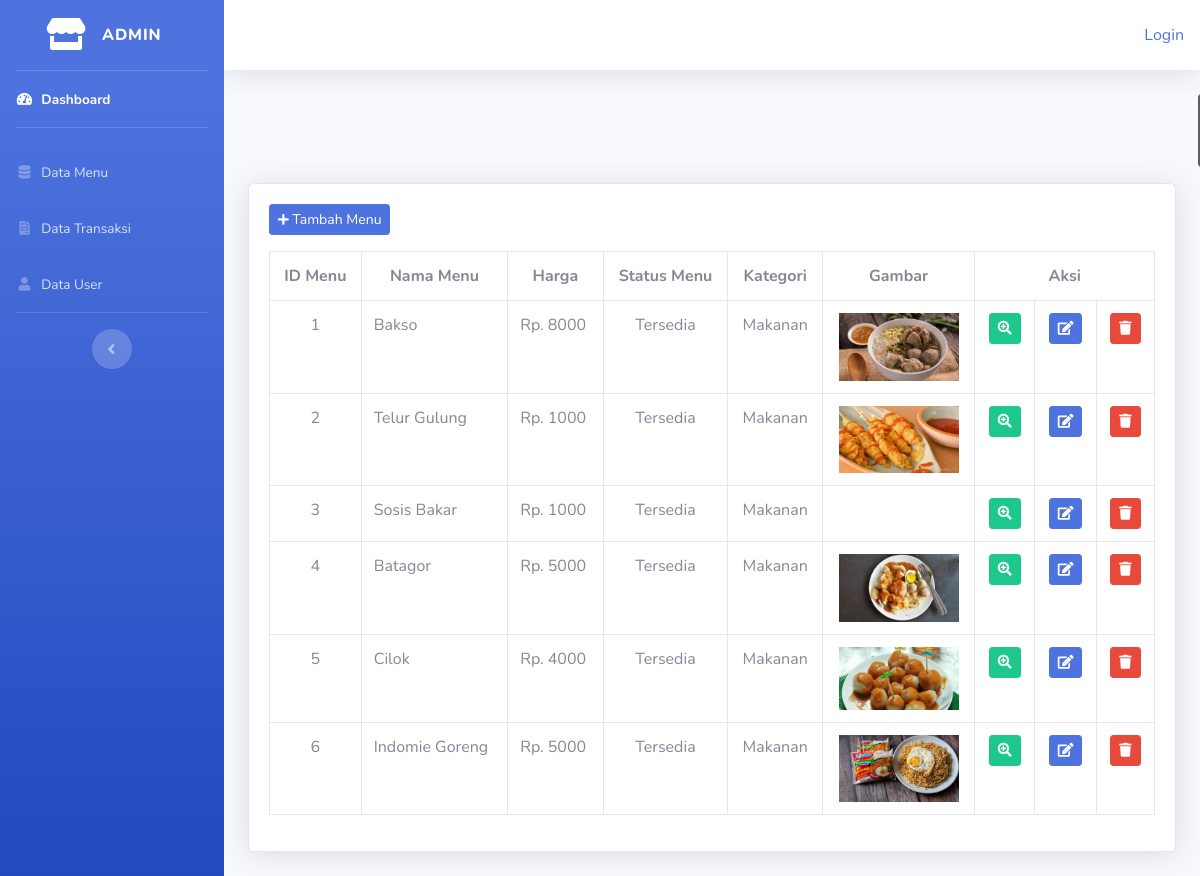
Page /index.php/admin/data_makanan on the committed database.
### tables this page shows
CREATE TABLE `makanan` (
  `id_makanan` int(5) NOT NULL,
  `nama_makanan` varchar(100) DEFAULT NULL,
  `harga` int(11) DEFAULT NULL,
  `status_makanan` varchar(100) DEFAULT NULL,
  `kategori` varchar(100) NOT NULL,
  `gambar` varchar(255) NOT NULL
);

### application/controllers/admin/data_makanan.php (called while the page is built, shortened)
<?php
class Data_makanan extends CI_Controller{
    public function index()
    {
        $data['makanan'] = $this->model_makanan->tampil_data()->result();
        $this->load->view('templates_admin/header');
        $this->load->view('templates_admin/sidebar');
        $this->load->view('admin/data_makanan', $data);
        $this->load->view('templates_admin/footer');
    }
}

### index.php (called while the page is built, shortened)
<?php
require_once BASEPATH.'core/CodeIgniter.php';

### application/models/model_makanan.php (called while the page is built, shortened)
<?php
class Model_makanan extends CI_Model{
    public function tampil_data(){
        return $this->db->get('makanan');
    }
}

### application/views/admin/data_makanan.php (the view, shortened to what this page needs)
<div class="container-fluid">
  <a href="<?php echo site_url('admin/data_makanan/cetak_pdf_makanan');?>" class="btn btn-sm btn-dark mb-3" style="margin-left: 950px"><i class="fas fa-download mr-2"></i> Cetak Data</a>
  <div class="card shadow mb-4">
    <div class="card-body">
      <button type="button" class="btn btn-sm btn-primary mb-3" data-toggle="modal" data-target="#tambah_makanan"><i class="fas fa-plus fa-sm"></i> Tambah Menu</button>
      <table class="table table-bordered">
          <tr class="text-center">
              <th>ID Menu</th>
              <th>Nama Menu</th>
              <th>Harga</th>
              <th>Status Menu</th>
              <th>Kategori</th>
              <th>Gambar</th>
              <th colspan="3">Aksi</th>
          </tr>
          <?php
              foreach($makanan as $mknan) : ?>
              <tr>
                  <td class="text-center"><?php echo $mknan->id_makanan ?></td>
                  <td><?php echo $mknan->nama_makanan ?></td>
                  <td>Rp. <?php echo $mknan->harga ?></td>
                  <td class="text-center"><?php echo $mknan->status_makanan ?></td>
                  <td class="text-center"><?php echo $mknan->kategori ?></td>
                  <td class="text-center"><img style="width: 120px" src="<?php echo base_url('upload/'.$mknan->gambar)?>" alt=""></td>
                  <td class="text-center">
                      <?php echo anchor('admin/dashboard_admin/detail/'.$mknan->id_makanan,'<div class="btn btn-sm btn-success"><i class="fas fa-search-plus"></i></div>')?>
                  </td>
                  <td class="text-center">
                    <?php echo anchor('admin/data_makanan/edit/'.$mknan->id_makanan, '<div class="btn btn-primary btn-sm"><i class="fas fa-edit"></i></div>')?>
                  </td>
                  <td class="text-center">
                    <?php echo anchor('admin/data_makanan/hapus/'.$mknan->id_makanan, '<div class="btn btn-danger btn-sm"><i class="fas fa-trash"></i></div>')?>
                  </td>
              </tr>
          <?php endforeach;?>
      </table>
    </div>
  </div>
</div>

### application/views/templates_admin/header.php (shortened to what this page needs)
<!DOCTYPE html>
<html lang="en">
<head>
  <link href="<?php echo base_url()?>assets/vendor/fontawesome-free/css/all.min.css" rel="stylesheet" type="text/css">
  <link rel="stylesheet" href="https://stackpath.bootstrapcdn.com/bootstrap/4.5.2/css/bootstrap.min.css">
  <link href="<?php echo base_url()?>assets/css/sb-admin-2.min.css" rel="stylesheet">
</head>

### application/views/templates_admin/sidebar.php (shortened to what this page needs)
<body id="page-top">
<div id="wrapper">
  <ul class="navbar-nav bg-gradient-primary sidebar sidebar-dark accordion" id="accordionSidebar">
    <a class="sidebar-brand d-flex align-items-center justify-content-center" href="index.html">
      <div class="sidebar-brand-icon">
        <i class="fas fa-store"></i>
      </div>
      <div class="sidebar-brand-text mx-3">ADMIN</div>
    </a>
    <hr class="sidebar-divider my-0">
    <li class="nav-item active">
      <a class="nav-link" href="<?php echo base_url('admin/dashboard_admin') ?>">
        <i class="fas fa-fw fa-tachometer-alt"></i>
        <span>Dashboard</span></a>
    </li>
    <hr class="sidebar-divider">
    <li class="nav-item">
      <a class="nav-link" href="<?php echo base_url('admin/data_makanan') ?>">
        <i class="fas fa-fw fa-database"></i>
        <span>Data Menu</span></a>
    </li>
    <li class="nav-item">
      <a class="nav-link" href="<?php echo base_url('admin/data_transaksi') ?>">
        <i class="fas fa-fw fa-file-invoice"></i>
        <span>Data Transaksi</span></a>
    </li>
    <li class="nav-item">
      <a class="nav-link" href="<?php echo base_url('admin/data_user') ?>">
        <i class="fas fa-fw fa-user"></i>
        <span>Data User</span></a>
    </li>
    <hr class="sidebar-divider d-none d-md-block">
    <div class="text-center d-none d-md-inline">
      <button class="rounded-circle border-0" id="sidebarToggle"></button>
    </div>
  </ul>
  <div id="content-wrapper" class="d-flex flex-column">
    <div id="content">
      <nav class="navbar navbar-expand navbar-light bg-white topbar mb-4 static-top shadow">
        <ul class="navbar-nav ml-auto">
          <ul class="nav navbar-nav navbarright">
              <?php if($this->session->userdata('username')) { ?>
                <li><div>Selamat Datang <?php echo $this->session->userdata('nama_user')?></div></li>
                <li class="ml-5"><?php echo anchor('auth/logout',' Logout') ?></li>
              <?php } else { ?>
              <li><?php echo anchor('auth/login','Login')?></li>
              <?php } ?>
            </ul>
        </ul>
      </nav>

### application/views/templates_admin/footer.php (shortened to what this page needs)
</body>
</html>

### rows in the picture
makanan: id_makanan "1", nama_makanan "Bakso", harga "8000", status_makanan "Tersedia", kategori "Makanan", gambar (picture)
makanan: id_makanan "2", nama_makanan "Telur Gulung", harga "1000", status_makanan "Tersedia", kategori "Makanan", gambar (picture)
makanan: id_makanan "3", nama_makanan "Sosis Bakar", harga "1000", status_makanan "Tersedia", kategori "Makanan"
makanan: id_makanan "4", nama_makanan "Batagor", harga "5000", status_makanan "Tersedia", kategori "Makanan", gambar (picture)
makanan: id_makanan "5", nama_makanan "Cilok", harga "4000", status_makanan "Tersedia", kategori "Makanan", gambar (picture)
makanan: id_makanan "6", nama_makanan "Indomie Goreng", harga "5000", status_makanan "Tersedia", kategori "Makanan", gambar (picture)

### other values in the picture
anchor('auth/login','Login') "Login"
